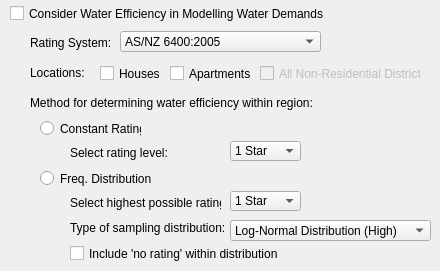
               <widget class="QWidget" name="wef_widget" native="true">
                <property name="minimumSize">
                 <size>
                  <width>0</width>
                  <height>270</height>
                 </size>
                </property>
                <widget class="QLabel" name="WEF_rating_system_lbl">
                 <property name="geometry">
                  <rect>
                   <x>30</x>
                   <y>35</y>
                   <width>91</width>
                   <height>16</height>
                  </rect>
                 </property>
                 <property name="text">
                  <string>Rating System:</string>
                 </property>
                </widget>
                <widget class="QCheckBox" name="WEF_loc_house_check">
                 <property name="geometry">
                  <rect>
                   <x>100</x>
                   <y>65</y>
                   <width>61</width>
                   <height>17</height>
                  </rect>
                 </property>
                 <property name="text">
                  <string>Houses</string>
                 </property>
                </widget>
                <widget class="QCheckBox" name="WEF_loc_nonres_check">
                 <property name="enabled">
                  <bool>false</bool>
                 </property>
                 <property name="geometry">
                  <rect>
                   <x>260</x>
                   <y>65</y>
                   <width>161</width>
                   <height>17</height>
                  </rect>
                 </property>
                 <property name="text">
                  <string>All Non-Residential Districts</string>
                 </property>
                </widget>
                <widget class="QComboBox" name="WEF_rating_system_combo">
                 <property name="geometry">
                  <rect>
                   <x>120</x>
                   <y>31</y>
                   <width>201</width>
                   <height>21</height>
                  </rect>
                 </property>
                 <item>
                  <property name="text">
                   <string>AS/NZ 6400:2005</string>
                  </property>
                 </item>
                 <item>
                  <property name="text">
                   <string>Others...</string>
                  </property>
                 </item>
                </widget>
                <widget class="QLabel" name="WED_loc_lbl">
                 <property name="geometry">
                  <rect>
                   <x>30</x>
                   <y>65</y>
                   <width>61</width>
                   <height>16</height>
                  </rect>
                 </property>
                 <property name="text">
                  <string>Locations:</string>
                 </property>
                </widget>
                <widget class="QCheckBox" name="WEF_loc_apart_check">
                 <property name="enabled">
                  <bool>true</bool>
                 </property>
                 <property name="geometry">
                  <rect>
                   <x>170</x>
                   <y>65</y>
                   <width>91</width>
                   <height>17</height>
                  </rect>
                 </property>
                 <property name="text">
                  <string>Apartments</string>
                 </property>
                </widget>
                <widget class="QLabel" name="WED_loc_lbl2">
                 <property name="geometry">
                  <rect>
                   <x>30</x>
                   <y>95</y>
                   <width>311</width>
                   <height>16</height>
                  </rect>
                 </property>
                 <property name="text">
                  <string>Method for determining water efficiency within region:</string>
                 </property>
                </widget>
                <widget class="QRadioButton" name="WEF_constant_radio">
                 <property name="geometry">
                  <rect>
                   <x>40</x>
                   <y>120</y>
                   <width>101</width>
                   <height>17</height>
                  </rect>
                 </property>
                 <property name="text">
                  <string>Constant Rating</string>
                 </property>
                </widget>
                <widget class="QRadioButton" name="WEF_distribution_radio">
                 <property name="geometry">
                  <rect>
                   <x>40</x>
                   <y>170</y>
                   <width>111</width>
                   <height>17</height>
                  </rect>
                 </property>
                 <property name="text">
                  <string>Freq. Distribution</string>
                 </property>
                </widget>
                <widget class="QLabel" name="WEF_constant_lbl">
                 <property name="geometry">
                  <rect>
                   <x>70</x>
                   <y>145</y>
                   <width>101</width>
                   <height>16</height>
                  </rect>
                 </property>
                 <property name="text">
                  <string>Select rating level:</string>
                 </property>
                </widget>
                <widget class="QComboBox" name="WEF_constant_combo">
                 <property name="geometry">
                  <rect>
                   <x>230</x>
                   <y>141</y>
                   <width>71</width>
                   <height>20</height>
                  </rect>
                 </property>
                 <item>
                  <property name="text">
                   <string>1 Star</string>
                  </property>
                 </item>
                 <item>
                  <property name="text">
                   <string>2 Stars</string>
                  </property>
                 </item>
                 <item>
                  <property name="text">
                   <string>3 Stars</string>
                  </property>
                 </item>
                 <item>
                  <property name="text">
                   <string>4 Stars</string>
                  </property>
                 </item>
                 <item>
                  <property name="text">
                   <string>5 Stars</string>
                  </property>
                 </item>
                 <item>
                  <property name="text">
                   <string>6 Stars</string>
                  </property>
                 </item>
                </widget>
                <widget class="QCheckBox" name="WEF_consider">
                 <property name="geometry">
                  <rect>
                   <x>10</x>
                   <y>5</y>
                   <width>351</width>
                   <height>17</height>
                  </rect>
                 </property>
                 <property name="text">
                  <string>Consider Water Efficiency in Modelling Water Demands</string>
                 </property>
                </widget>
                <widget class="QLabel" name="WEF_distribution_lbl2">
                 <property name="geometry">
                  <rect>
                   <x>70</x>
                   <y>195</y>
                   <width>151</width>
                   <height>16</height>
                  </rect>
                 </property>
                 <property name="text">
                  <string>Select highest possible rating:</string>
                 </property>
                </widget>
                <widget class="QComboBox" name="WEF_distribution_combo">
                 <property name="geometry">
                  <rect>
                   <x>230</x>
                   <y>191</y>
                   <width>71</width>
                   <height>20</height>
                  </rect>
                 </property>
                 <item>
                  <property name="text">
                   <string>1 Star</string>
                  </property>
                 </item>
                 <item>
                  <property name="text">
                   <string>2 Stars</string>
                  </property>
                 </item>
                 <item>
                  <property name="text">
                   <string>3 Stars</string>
                  </property>
                 </item>
                 <item>
                  <property name="text">
                   <string>4 Stars</string>
                  </property>
                 </item>
                 <item>
                  <property name="text">
                   <string>5 Stars</string>
                  </property>
                 </item>
                 <item>
                  <property name="text">
                   <string>6 Stars</string>
                  </property>
                 </item>
                </widget>
                <widget class="QLabel" name="WEF_distribution_lbl3">
                 <property name="geometry">
                  <rect>
                   <x>70</x>
                   <y>220</y>
                   <width>161</width>
                   <height>16</height>
                  </rect>
                 </property>
                 <property name="text">
                  <string>Type of sampling distribution:</string>
                 </property>
                </widget>
                <widget class="QComboBox" name="WEF_distribution_select">
                 <property name="geometry">
                  <rect>
                   <x>230</x>
                   <y>220</y>
                   <width>201</width>
                   <height>21</height>
                  </rect>
                 </property>
                 <item>
                  <property name="text">
                   <string>Log-Normal Distribution (High)</string>
                  </property>
                 </item>
                 <item>
                  <property name="text">
                   <string>Log-Normal Distribution (Low)</string>
                  </property>
                 </item>
                 <item>
                  <property name="text">
                   <string>Normal Distribution</string>
                  </property>
                 </item>
                 <item>
                  <property name="text">
                   <string>Uniform Distribution</string>
                  </property>
                 </item>
                </widget>
                <widget class="QCheckBox" name="WEF_distribution_check">
                 <property name="enabled">
                  <bool>true</bool>
                 </property>
                 <property name="geometry">
                  <rect>
                   <x>70</x>
                   <y>245</y>
                   <width>261</width>
                   <height>17</height>
                  </rect>
                 </property>
                 <property name="text">
                  <string>Include 'no rating' within distribution</string>
                 </property>
                </widget>
               </widget>
